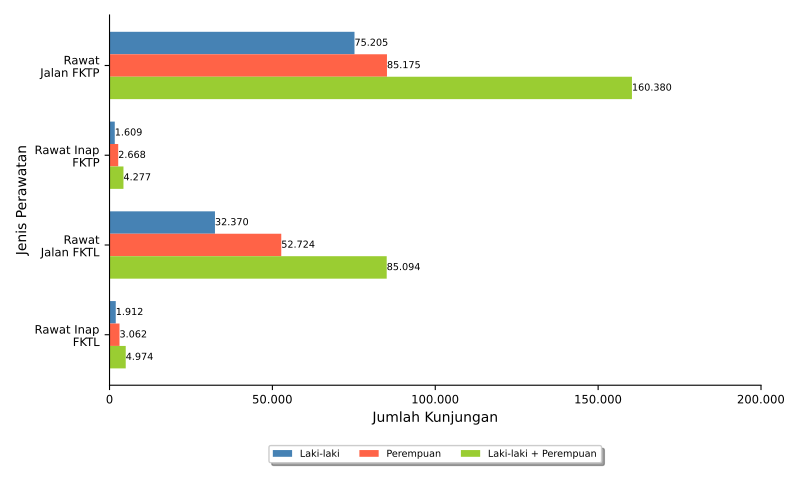

Write the Python code that produced this figure.
import numpy as np
import matplotlib.pyplot as plt
import pandas
from textwrap import wrap
from matplotlib.ticker import FuncFormatter
import locale
locale.setlocale(locale.LC_ALL, 'id_ID.UTF8')
plt.rcParams['pdf.fonttype'] = 42

import sys, os, inspect
currentdir = os.path.dirname(os.path.abspath(inspect.getfile(inspect.currentframe())))
parentdir = os.path.dirname(currentdir)
sys.path.insert(0, parentdir)

berkasData = currentdir +'\\bab_02_2_dataRawat.csv'
berkasSimpan = currentdir +'\\bab_02_2_rawat.pdf'
# judulDiagram = 'Rawat Jalan dan Rawat Inap di Fasilitas Kesehatan'
tickerSumbuX = np.arange(0,210100,50000)
sumbuX = 'Jumlah Kunjungan'
sumbuY = 'Jenis Perawatan'
labelBar1 = 'Laki-laki'
labelBar2 = 'Perempuan'
labelBar3 = 'Laki-laki + Perempuan'

# read data file
colnames = ['rawat','L','P','LP']
data = pandas.read_csv(berkasData, names=colnames, sep=';')
rawat = data.rawat.tolist()
bar1 = data.L.tolist()
bar2 = data.P.tolist()
bar3 = data.LP.tolist()

ind = np.arange(len(rawat))  # the x locations for the groups
width = 0.25       # the width of the bars

# make bars
fig, ax = plt.subplots()
rects1 = ax.barh(ind, bar1, width, color='steelblue', label=labelBar1)
rects2 = ax.barh(ind + width, bar2, width, color='tomato', label=labelBar2)
rects3 = ax.barh(ind + width + width, bar3, width, color='yellowgreen', label = labelBar3)

# add some text for labels, title and axes ticks
# ax.set_title(judulDiagram)
ax.set_xticks(tickerSumbuX)
ax.set_xlabel(sumbuX)
ax.xaxis.set_major_formatter(FuncFormatter(lambda x, pos: "{:n}".format(x)))

ax.set_ylabel(sumbuY)
ax.set_yticks(ind+0.25)
ax.set_yticklabels(list([ '\n'.join(wrap(l, 10)) for l in rawat ]))
ax.invert_yaxis()

ax.tick_params(axis='both', which='major', labelsize='small')
#ax.grid(axis='y',ls='dashed')
ax.spines['top'].set_visible(False)
ax.spines['right'].set_visible(False)

# make legend box below chart
box = ax.get_position()
ax.set_position([box.x0, box.y0 + box.height * 0.1, box.width, box.height * 0.9])
ax.legend(fontsize='x-small', loc='upper center', bbox_to_anchor=(0.5, -0.15), fancybox=True, shadow=True, ncol=3)

# horizontal bar labels. remember to figure out converting to function
for i, v in enumerate(bar1):
    ax.text(v+0.5, i, "{:n}".format(v), ha='left', va='center', fontsize='x-small')
for i, v in enumerate(bar2):
    ax.text(v+0.6, i+0.25, "{:n}".format(v), ha='left', va='center', fontsize='x-small')
for i, v in enumerate(bar3):
    ax.text(v+0.6, i+0.5, "{:n}".format(v), ha='left', va='center', fontsize='x-small')

# finishing
pyrfig = plt.figure(1)
pyrfig.set_figwidth(8)
pyrfig.set_figheight(5)
# tight_layout to make consistent size
# adjust subplot to make room for legend
fig.subplots_adjust(bottom=-0.15)
plt.tight_layout()
plt.savefig(berkasSimpan, metadata={"Author": "Willy"})
plt.close(pyrfig)
# plt.show()
